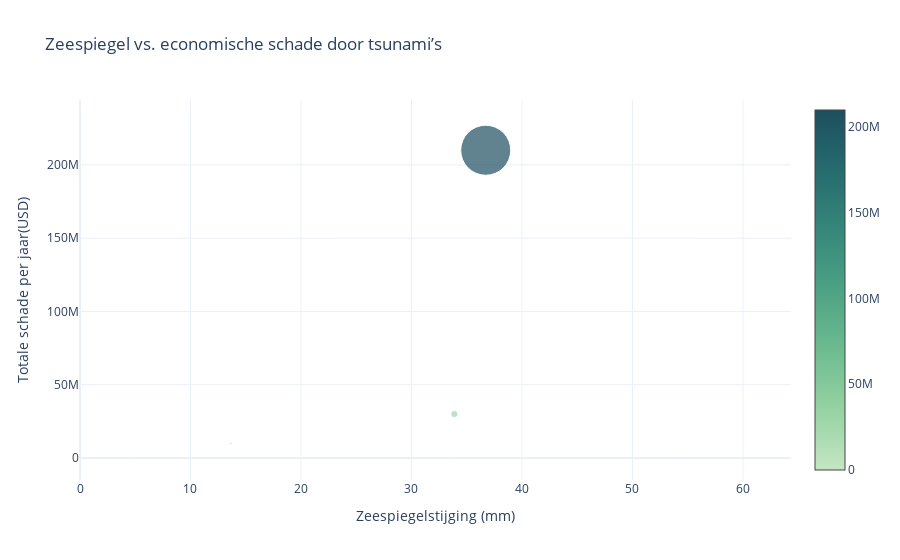

Notebook source saved alongside this figure:
### Code cell
import pandas as pd
import plotly.graph_objects as go

disasters = pd.read_csv('1900_2021_DISASTERS.xlsx - emdat data.csv')
sea_level = pd.read_csv('Global_sea_level_rise.csv')

tsunamis = disasters[disasters['Disaster Subtype'].isin(['Tsunami', 'Tsunami/Tidal wave'])]

damages_per_year = tsunamis.groupby('Year')["Total Damages ('000 US$)"].sum().reset_index()

combined = pd.merge(damages_per_year, sea_level, left_on='Year', right_on='year', how='inner')

max_damage = combined["Total Damages ('000 US$)"].max()
marker_sizes = combined["Total Damages ('000 US$)"] / max_damage * 50

fig = go.Figure()

fig.add_trace(
    go.Scatter(
        x=combined['mmfrom1993-2008average'],
        y=combined["Total Damages ('000 US$)"],
        mode='markers',
        name='Totale Schade',
        marker=dict(
            size=marker_sizes,
            color=combined["Total Damages ('000 US$)"],
            colorscale='blugrn',
            showscale=True,
        ),
        hovertext=combined['Year'],
        hoverinfo='text+x+y'
    )
)

max_sea_level = combined['mmfrom1993-2008average'].max()
fig.update_xaxes(
    title='Zeespiegelstijging (mm)',
    range=[0, max_sea_level + 10]
)

fig.update_yaxes(title="Totale schade per jaar(USD)")

fig.update_layout(
    title='Zeespiegel vs. economische schade door tsunami’s',
    template='plotly_white'
)

fig.show()

### Figure 1 — Plotly figure (JSON) as saved in the notebook; plotly's stock layout.template omitted (floating-point values rounded to 4 significant figures)
{"data": [{"hoverinfo": "text+x+y", "hovertext": [1901.0, 1905.0, 1928.0, 1931.0, 1933.0, 1944.0, 1946.0, 1952.0, 1958.0, 1960.0, 1964.0, 1968.0, 1969.0, 1975.0, 1979.0, 1983.0, 1993.0, 1996.0, 1997.0, 1998.0, 2001.0, 2002.0, 2004.0, 2006.0, 2007.0, 2009.0, 2010.0, 2011.0, 2013.0, 2015.0, 2016.0, 2018.0], "marker": {"color": [0.0, 0.0, 0.0, 0.0, 0.0, 0.0, 25000.0, 900.0, 0.0, 1265000.0, 1111000.0, 0.0, 0.0, 0.0, 0.0, 416000.0, 1000000.0, 0.0, 0.0, 0.0, 300000.0, 0.0, 9991000.0, 55000.0, 0.0, 533500.0, 30000000.0, 210000000.0, 2000.0, 800000.0, 3900000.0, 1450000.0], "colorscale": [[0, "rgb(196, 230, 195)"], [0.1667, "rgb(150, 210, 164)"], [0.3333, "rgb(109, 188, 144)"], [0.5, "rgb(77, 162, 132)"], [0.6667, "rgb(54, 135, 122)"], [0.8333, "rgb(38, 107, 110)"], [1, "rgb(29, 79, 96)"]], "showscale": true, "size": [0.0, 0.0, 0.0, 0.0, 0.0, 0.0, 0.005952, 0.0002143, 0.0, 0.3012, 0.2645, 0.0, 0.0, 0.0, 0.0, 0.09905, 0.2381, 0.0, 0.0, 0.0, 0.07143, 0.0, 2.379, 0.0131, 0.0, 0.127, 7.143, 50.0, 0.0004762, 0.1905, 0.9286, 0.3452]}, "mode": "markers", "name": "Totale Schade", "type": "scatter", "x": [-156.5, -154.4, -128.9, -126.7, -120.0, -116.9, -92.68, -84.48, -72.91, -66.88, -70.98, -72.81, -62.61, -45.85, -46.81, -22.28, -22.78, -11.95, -2.647, -10.81, 4.719, 2.153, 13.65, 9.519, 22.79, 33.65, 33.88, 36.72, 41.34, 50.46, 54.35, 53.09], "y": [0.0, 0.0, 0.0, 0.0, 0.0, 0.0, 25000.0, 900.0, 0.0, 1265000.0, 1111000.0, 0.0, 0.0, 0.0, 0.0, 416000.0, 1000000.0, 0.0, 0.0, 0.0, 300000.0, 0.0, 9991000.0, 55000.0, 0.0, 533500.0, 30000000.0, 210000000.0, 2000.0, 800000.0, 3900000.0, 1450000.0]}], "layout": {"title": {"text": "Zeespiegel vs. economische schade door tsunami’s"}, "xaxis": {"range": [0, 64.35], "title": {"text": "Zeespiegelstijging (mm)"}}, "yaxis": {"title": {"text": "Totale schade per jaar(USD)"}}}}
